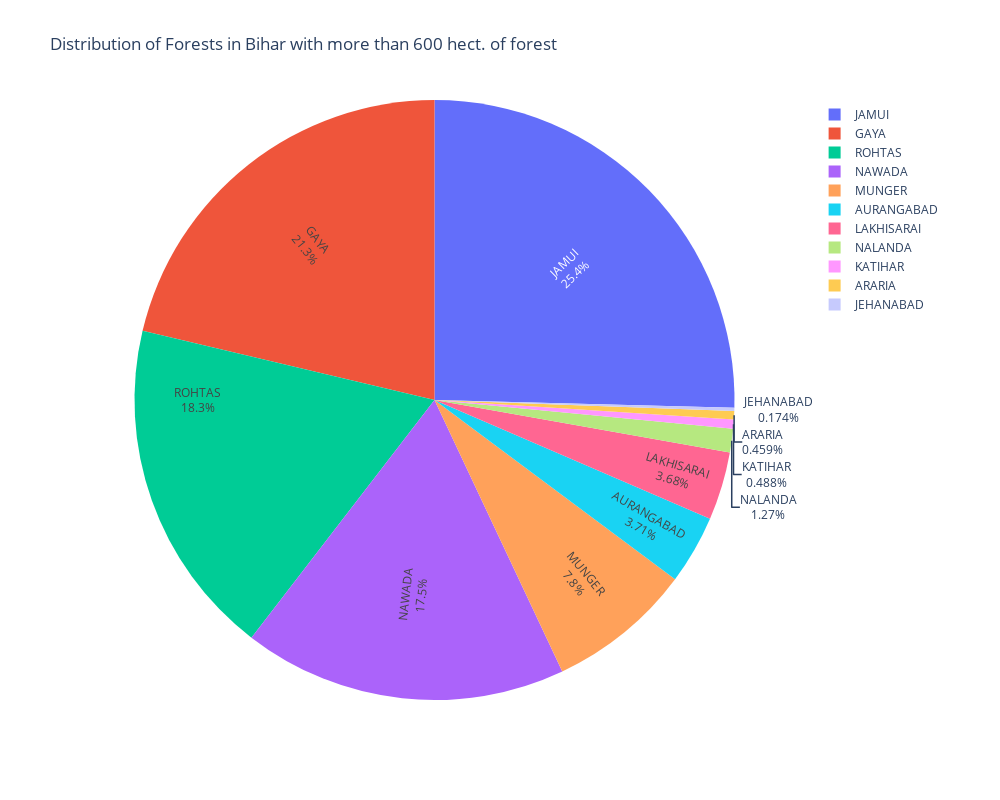

Notebook code for this chart:
### Code cell
labels=list(df_noncult_land['District'])
values =list(df_noncult_land[df_noncult_land['Year']=='1998-99']['Forests NC'])
title='Distribution of Forests in Bihar with more than 600 hect. of forest'
layout = go.Layout(
        title=title,
        height=800,width=1000,margin=go.Margin(l=0, r=200, b=100, t=100, pad=4)  
        )

fig = go.Figure(data=[go.Pie(labels=labels, values=values, textinfo='label+percent',
                             insidetextorientation='radial')],layout=layout)
fig.show()

### Figure 1 — Plotly figure (JSON) as saved in the notebook; plotly's stock layout.template omitted (floating-point values rounded to 4 significant figures; data arrays with more than 128 entries replaced by an {"elided": "..."} marker saying what was removed)
{"data": [{"insidetextorientation": "radial", "labels": {"elided": "231 str values"}, "textinfo": "label+percent", "type": "pie", "values": [838, 13575, 77836, 92855, 637, 1785, 13445, 28524, 4640, 63775, 66723, 838]}], "layout": {"height": 800, "margin": {"b": 100, "l": 0, "pad": 4, "r": 200, "t": 100}, "title": {"text": "Distribution of Forests in Bihar with more than 600 hect. of forest"}, "width": 1000}}
